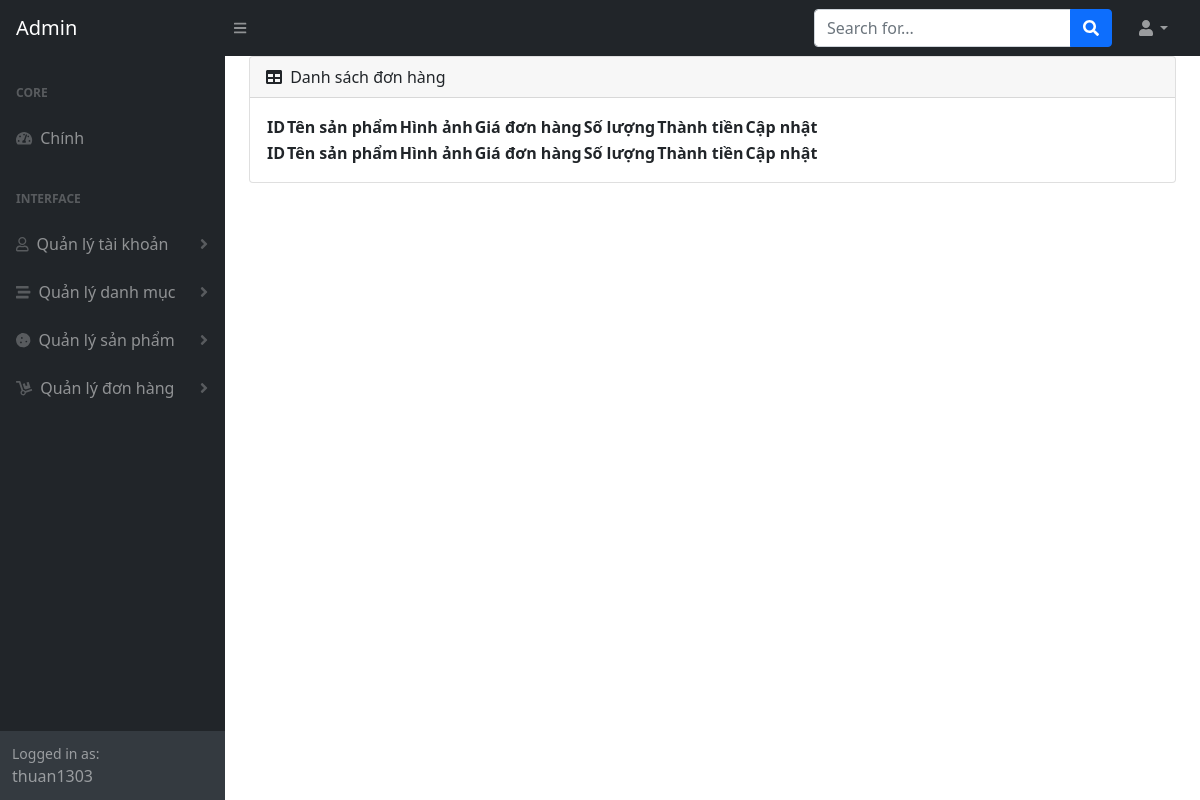
The page /admin/index.php?module=detailsorder&id=29 (signed in) on the database as committed earlier.
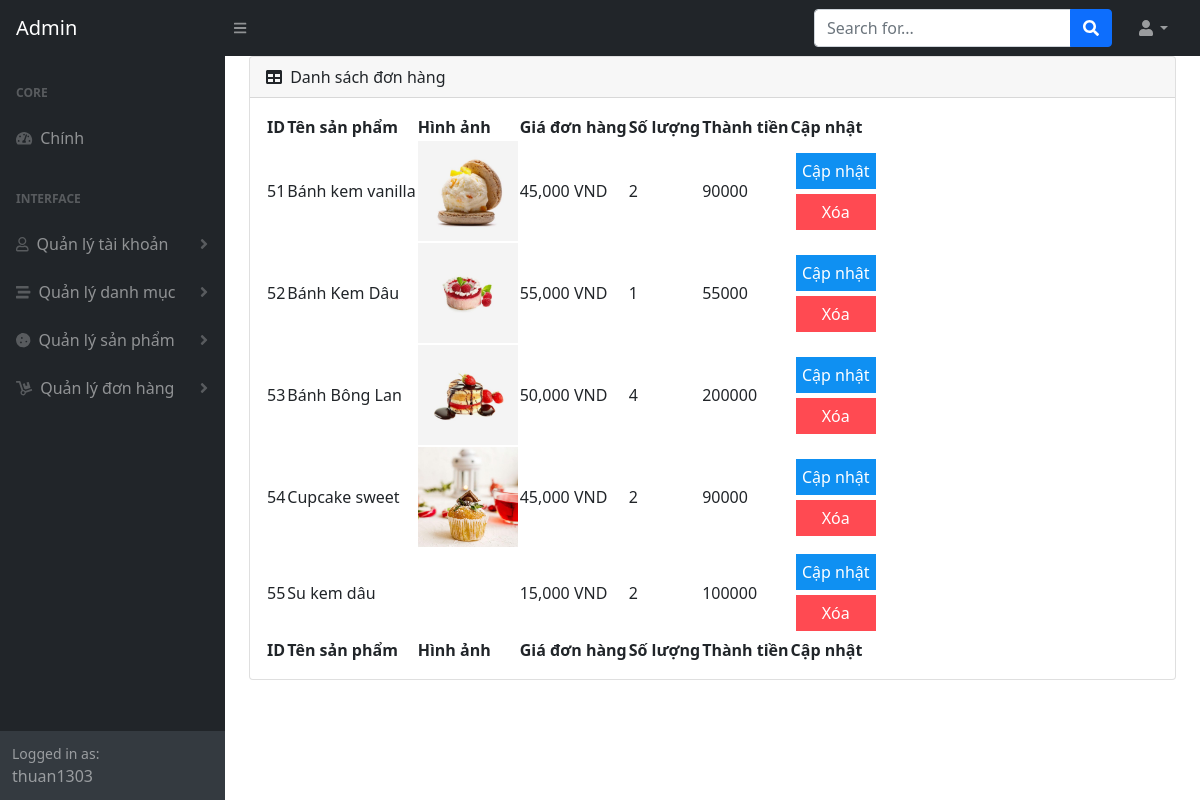
The same page on the database as committed later.
### tables this page shows
CREATE TABLE `product` (
  `id` int(10) NOT NULL,
  `name` varchar(255) NOT NULL,
  `image` varchar(255) NOT NULL,
  `description` text NOT NULL,
  `price` double NOT NULL,
  `cat_id` int(10) NOT NULL
);

### admin/modules/detailsorder.php (the view, shortened to what this page needs)
<?php
    include('../conn.php');
?>
<div class="card mb-4">
        <div class="card-header">
            <i class="fas fa-table me-1"></i>
               Danh sách đơn hàng
        </div>
        <div class="card-body">
            <table id="datatablesSimple">
                <thead>
                    <tr>
                        <th>ID</th>
                        <th>Tên sản phẩm</th>
                        <th>Hình ảnh</th>
                        <th>Giá đơn hàng</th>
                        <th>Số lượng</th>
                        <th>Thành tiền</th>
                        <th>Cập nhật</th>
                    </tr>
                </thead>
                <tfoot>
                    <tr>
                        <th>ID</th>
                        <th>Tên sản phẩm</th>
                        <th>Hình ảnh</th>
                        <th>Giá đơn hàng</th>
                        <th>Số lượng</th>
                        <th>Thành tiền</th>
                        <th>Cập nhật</th>
                    </tr>
                </tfoot>
                <tbody>
                <?php
                    if(isset($_GET["id"]))
                    {
                        $sql_query = "SELECT * FROM `order-details`, `product` WHERE `order-details`.`id`=`product`.`id` AND `order_id` =".$_GET["id"];
                        $result = mysqli_query($connect, $sql_query);
                    }
                    while($row = mysqli_fetch_array($result)) {?>
                    <tr>
                        <td><?php echo $row["orderdetail_id"] ?></td>
                        <td><?php echo $row["name"] ?></td>
                        <td><img src="../upload/<?php echo $row["image"] ?>" alt=""></td>
                        <td><?php echo number_format($row["price"], 0, '', ',') ?> VND</td>
                        <td><?php echo $row["quantity"] ?></td>
                        <td><?php echo $row["total"] ?></td>
                        <td style="width: 15%;">
                            <a href="?module=updateorder&id=<?php echo $row["orderdetail_id"]?>" name="update">Cập nhật</a>
                            <a href="?module=deleteorder&id=<?php echo $row["orderdetail_id"]?>" onclick="return confirm('Bạn có chắc chắn muốn xóa không?')" name="remove">Xóa</a>
                        </td>
                    </tr>
                   <?php }
                   ?>
                </tbody>
                </div>
    </div>

### admin/index.php (shortened to what this page needs)
<!DOCTYPE html>
<html lang="en">
<head>
    <link href="https://cdn.jsdelivr.net/npm/simple-datatables@latest/dist/style.css" rel="stylesheet" />
    <link href="css/styles.css" rel="stylesheet" />
</head>
<body class="sb-nav-fixed">
    <?php
    include('./modules/header.php');
    ?>
    <div id="layoutSidenav">
        <?php
        include('./modules/sidenav.php');
        ?>
        <div id="layoutSidenav_content">
            <div class="container-fluid px-4">
                <?php
                if (isset($_GET["module"])) {
                    $module = $_GET["module"];
                    include('./modules/' . $module . '.php');
                } else {
                    include('./modules/dashboard.php');
                }
                ?>
            </div>
        </div>
    </div>
</body>
</html>

### admin/modules/header.php (shortened to what this page needs)
<nav class="sb-topnav navbar navbar-expand navbar-dark bg-dark">
    <a class="navbar-brand ps-3" href="index.php">Admin</a>
    <button class="btn btn-link btn-sm order-1 order-lg-0 me-4 me-lg-0" id="sidebarToggle" href="#!"><i class="fas fa-bars"></i></button>
    <form class="d-none d-md-inline-block form-inline ms-auto me-0 me-md-3 my-2 my-md-0">
        <div class="input-group">
            <input class="form-control" type="text" placeholder="Search for..." aria-label="Search for..." aria-describedby="btnNavbarSearch" />
            <button class="btn btn-primary" id="btnNavbarSearch" type="button"><i class="fas fa-search"></i></button>
        </div>
    </form>
    <ul class="navbar-nav ms-auto ms-md-0 me-3 me-lg-4">
        <li class="nav-item dropdown">
            <a class="nav-link dropdown-toggle" id="navbarDropdown" href="#" role="button" data-bs-toggle="dropdown" aria-expanded="false"><i class="fas fa-user fa-fw"></i></a>
        </li>
    </ul>
</nav>

### admin/modules/sidenav.php (shortened to what this page needs)
<div id="layoutSidenav_nav">
    <nav class="sb-sidenav accordion sb-sidenav-dark" id="sidenavAccordion">
        <div class="sb-sidenav-menu">
            <div class="nav">
                <div class="sb-sidenav-menu-heading">Core</div>
                <a class="nav-link" href="index.php">
                    <div class="sb-nav-link-icon"><i class="fas fa-tachometer-alt"></i></div>
                    Chính
                </a>
                <div class="sb-sidenav-menu-heading">Interface</div>
                <a class="nav-link collapsed" href="#" data-bs-toggle="collapse" data-bs-target="#collapseLayouts" aria-expanded="false" aria-controls="collapseLayouts">
                    <div class="sb-nav-link-icon"><i class="far fa-user"></i></div>
                    Quản lý tài khoản
                    <div class="sb-sidenav-collapse-arrow"><i class="fas fa-angle-down"></i></div>
                </a>
                <a class="nav-link collapsed" href="#" data-bs-toggle="collapse" data-bs-target="#collapseLayouts" aria-expanded="false" aria-controls="collapseLayouts">
                    <div class="sb-nav-link-icon"><i class="fas fa-stream"></i></div>
                    Quản lý danh mục
                    <div class="sb-sidenav-collapse-arrow"><i class="fas fa-angle-down"></i></div>
                </a>
                <a class="nav-link collapsed" href="#" data-bs-toggle="collapse" data-bs-target="#collapseLayouts" aria-expanded="false" aria-controls="collapseLayouts">
                    <div class="sb-nav-link-icon"><i class="fas fa-cookie"></i></div>
                    Quản lý sản phẩm
                    <div class="sb-sidenav-collapse-arrow"><i class="fas fa-angle-down"></i></div>
                </a>
                <a class="nav-link collapsed" href="#" data-bs-toggle="collapse" data-bs-target="#collapseLayouts" aria-expanded="false" aria-controls="collapseLayouts">
                    <div class="sb-nav-link-icon"><i class="fas fa-dolly"></i></div>
                    Quản lý đơn hàng
                    <div class="sb-sidenav-collapse-arrow"><i class="fas fa-angle-down"></i></div>
                </a>
            </div>
        </div>
        <div class="sb-sidenav-footer">
            <div class="small">Logged in as:</div>
            <?php
            if (isset($_SESSION["login"]) && $_SESSION["login"]["7"] == 1) {
                echo $_SESSION["login"]["1"];
            }
            ?>
        </div>
    </nav>
</div>

### admin/modules/detailsorder.php (style rules this page uses)
tbody td a { display: block; margin: 5px; text-align: center; }
tbody td a:first-child { padding: 5px; background-color: #0F90F2; color: #fff; text-decoration: none; border: 1px solid #0F90F2; transition: 0.3s; }
tbody td a:nth-child(2) { padding: 5px; background-color: #FF4A52; color: #fff; text-decoration: none; border: 1px solid #FF4A52; transition: 0.3s; }
tbody td img { width: 100px; }

Rows that differ between the two databases and show on the page:
added order-details: orderdetail_id "51", product.name "Bánh kem vanilla", product.image (picture), product.price "45,000", quantity "2", total "90000"
added order-details: orderdetail_id "52", product.name "Bánh Kem Dâu", product.image (picture), product.price "55,000", quantity "1", total "55000"
added order-details: orderdetail_id "53", product.name "Bánh Bông Lan", product.image (picture), product.price "50,000", quantity "4", total "200000"
added order-details: orderdetail_id "54", product.name "Cupcake sweet", product.image (picture), product.price "45,000", quantity "2", total "90000"
added order-details: orderdetail_id "55", product.name "Su kem dâu", product.price "15,000", quantity "2", total "100000"
